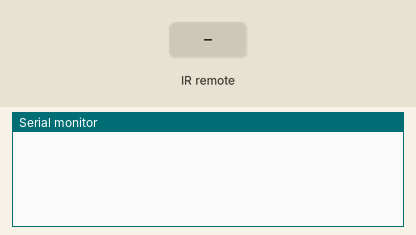
This sketch was run on a simulated Arduino Uno, built with avr-gcc and run on an emulated ATmega328P. On the bench: the last lines printed to the serial monitor. The inputs (shaded band) are chosen by the test bench.

Above: at 1.2 s.
1.3 s: infrared code 0xFF6897 received
At 2.3 s:
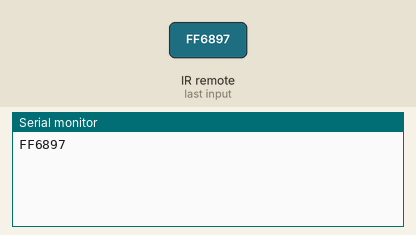
2.8 s: infrared code 0xFF30CF received
At 3.4 s:
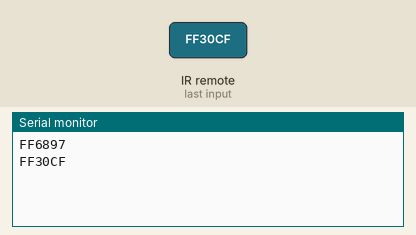

Measured:
- after the input at 1.3 s, the serial monitor: prints a new line at once (image 1)
- after the input at 2.8 s, the serial monitor: prints a new line at once (image 2)

The sketch:

TP4.2.ino
```cpp
#include <IRremote.h>

int RECV_PIN = 11;
IRrecv irrecv(RECV_PIN);
decode_results results;

void setup()
{
  Serial.begin(9600);
  irrecv.enableIRIn(); // Initialise le recepteur
}

void loop() {
  if (irrecv.decode(&results)) {
    Serial.println(results.value, HEX);
    irrecv.resume(); // Recoit la valeur suivante
    switch(results.value)
    {
      case 0xFF6897:
        digitalWrite(2, HIGH);
        break;
      case 0xFF30CF:
        digitalWrite(2, LOW);
        break;
    }
  }
}
```
